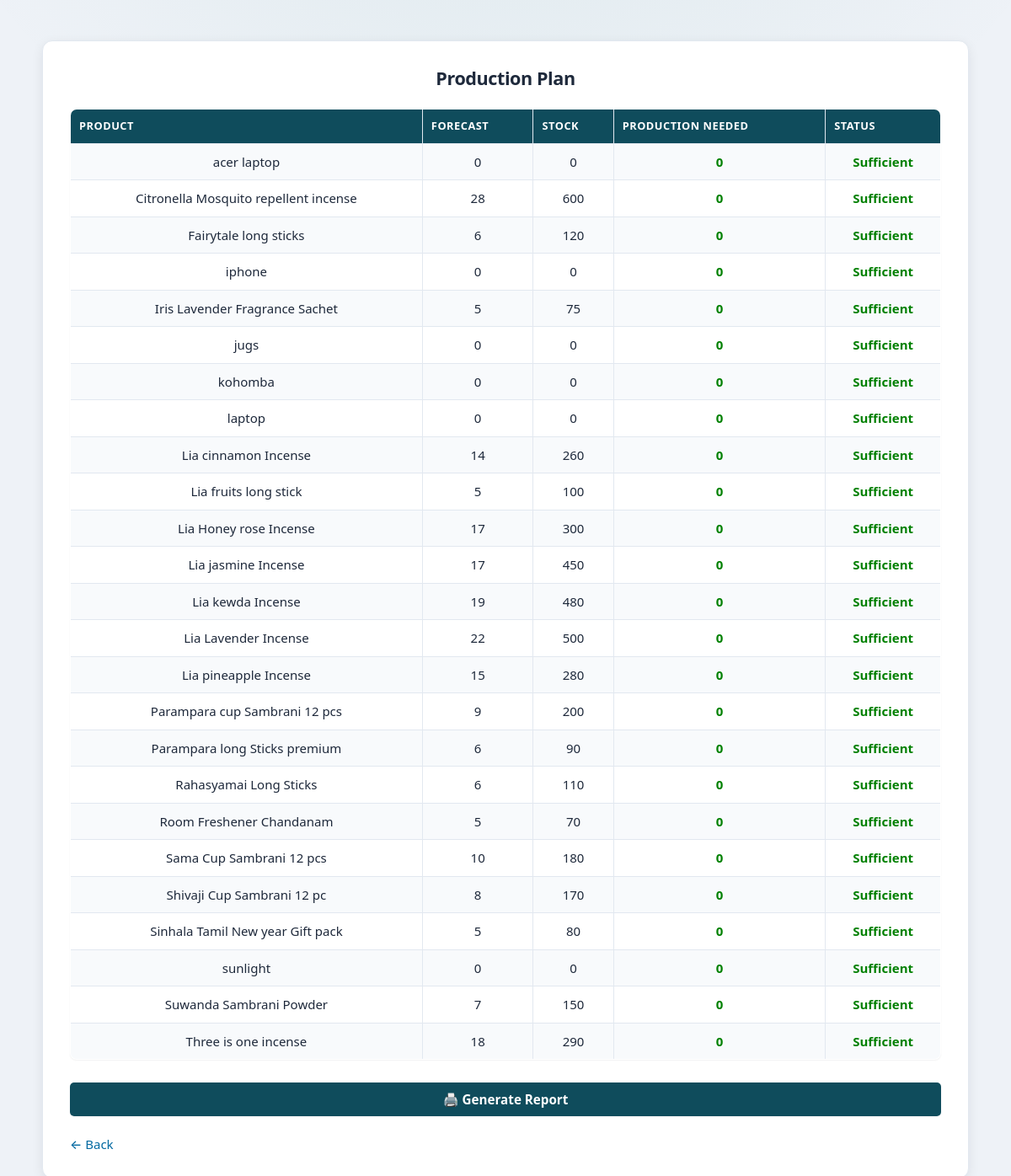
The page /production_plan.php (signed in) on the database as committed earlier.
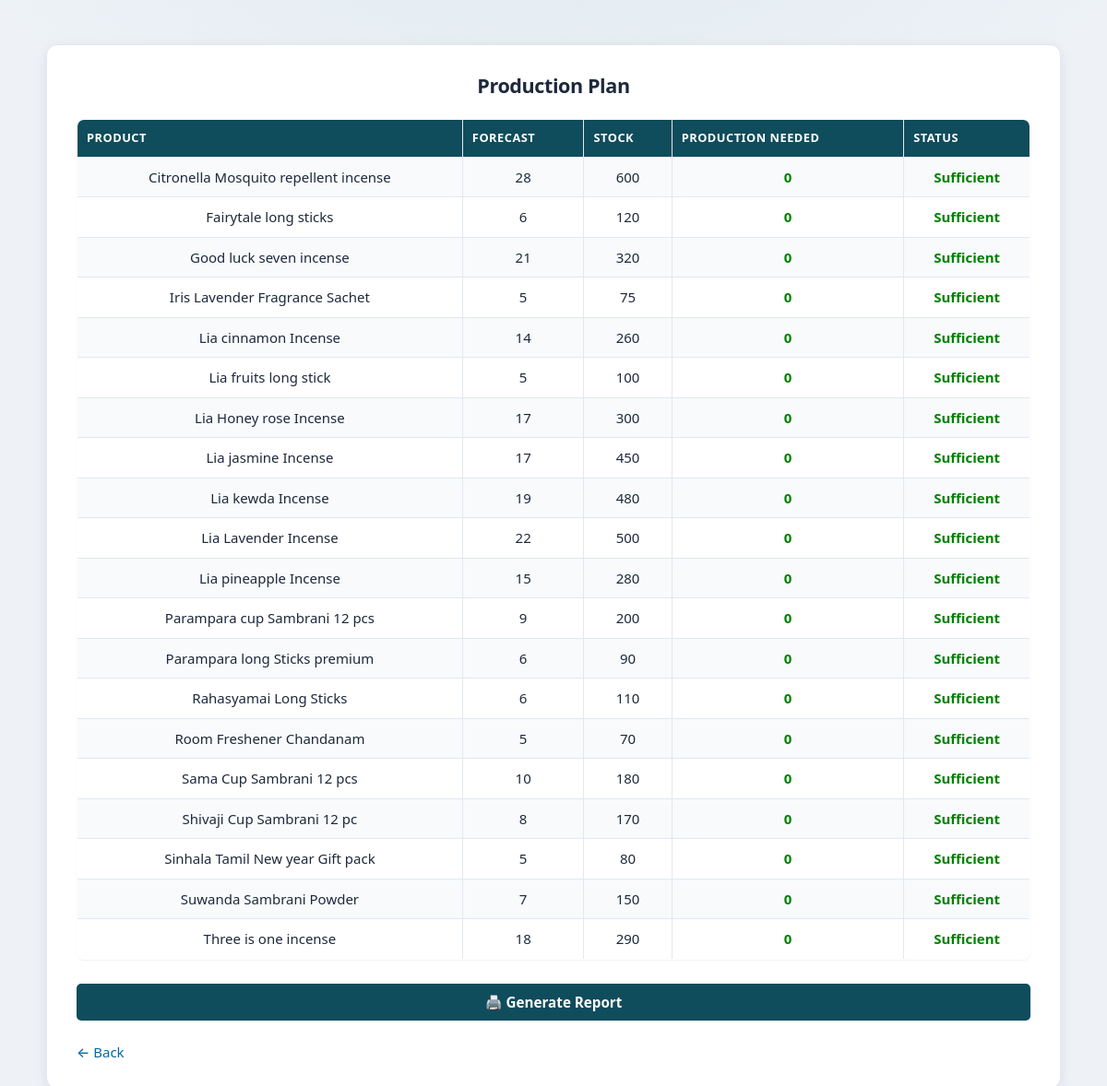
The same page on the database as committed later.
### tables this page shows
CREATE TABLE IF NOT EXISTS `product` (
  `product_id` int NOT NULL AUTO_INCREMENT,
  `product_name` varchar(100) NOT NULL,
  `unit_price` decimal(10,2) NOT NULL,
  `category_id` int NOT NULL,
  `status` varchar(20) DEFAULT 'active',
  PRIMARY KEY (`product_id`),
  UNIQUE KEY `product_name` (`product_name`),
  KEY `category_id` (`category_id`)
);

### includes/roles.php (called while the page is built, shortened)
<?php
function normalize_user_role($role)
{
    $r = strtolower(trim(preg_replace('/\s+/', '_', (string) $role)));
    return $r;
}
function role_dashboard_path($role)
{
    $role = normalize_user_role($role);
    switch ($role) {
        case 'admin':
            return 'admin/dashboard.php';
    }
}

### production_plan.php (the view, shortened to what this page needs)
<?php
include 'includes/config.php';
$query = mysqli_query($conn, "
SELECT
    p.product_id,
    p.product_name,
    -- TOTAL FORECAST (SAFE)
    (
        SELECT IFNULL(SUM(f.forecast_value), 0)
        FROM forecast f
        WHERE f.product_id = p.product_id
    ) AS forecast,
    -- CURRENT STOCK (SAFE)
    (
        SELECT IFNULL(SUM(i.stock_quantity), 0)
        FROM inventory i
        WHERE i.product_id = p.product_id
    ) AS stock
FROM product p
WHERE p.status = 'active'
ORDER BY p.product_name ASC
");
?>
<!DOCTYPE html>
<html>
<head>
    <link rel="stylesheet" href="style.css">
</head>
<body>
<div class="login-box">
<h2>Production Plan</h2>
<table border="1" width="100%">
<tr>
    <th>Product</th>
    <th>Forecast</th>
    <th>Stock</th>
    <th>Production Needed</th>
    <th>Status</th>
</tr>
<?php while($row = mysqli_fetch_assoc($query)) {
    $forecast = (int)$row['forecast'];
    $stock = (int)$row['stock'];
    $needed = max(0, $forecast - $stock);
    if($needed == 0){
        $status = "Sufficient";
        $class = "status-ok";
    } elseif($needed <= 20){
        $status = "Low Production Needed";
        $class = "status-warning";
    } else {
        $status = "High Production Needed";
        $class = "status-danger";
    }
?>
<tr>
    <td><?= htmlspecialchars($row['product_name']); ?></td>
    <td><?= $forecast; ?></td>
    <td><?= $stock; ?></td>
    <td class="<?= $class; ?>">
        <?= $needed; ?>
    </td>
    <td class="<?= $class; ?>">
        <?= $status; ?>
    </td>
</tr>
<?php } ?>
</table>
<br>
<button onclick="window.print()"
style="padding:10px 20px; background:#0f4c5c; color:white; border:none; border-radius:5px;">
    🖨️ Generate Report
</button>
<br><br>
<a href="<?= htmlspecialchars(APP_BASE . '/' . role_dashboard_path($_SESSION['role'])) ?>">
    ← Back
</a>
</div>
</body>
</html>

Rows that differ between the two databases and show on the page:
no longer on this page (row edited): product: product_name "acer laptop", forecast "0", stock "0", needed "0", status "Sufficient"
no longer on this page (row edited): product: product_name "iphone", forecast "0", stock "0", needed "0", status "Sufficient"
no longer on this page (row edited): product: product_name "jugs", forecast "0", stock "0", needed "0", status "Sufficient"
no longer on this page (row edited): product: product_name "kohomba", forecast "0", stock "0", needed "0", status "Sufficient"
no longer on this page (row edited): product: product_name "laptop", forecast "0", stock "0", needed "0", status "Sufficient"
no longer on this page (row edited): product: product_name "sunlight", forecast "0", stock "0", needed "0", status "Sufficient"
now on this page (row edited): product: product_name "Good luck seven incense", forecast "21", stock "320", needed "0", status "Sufficient"
